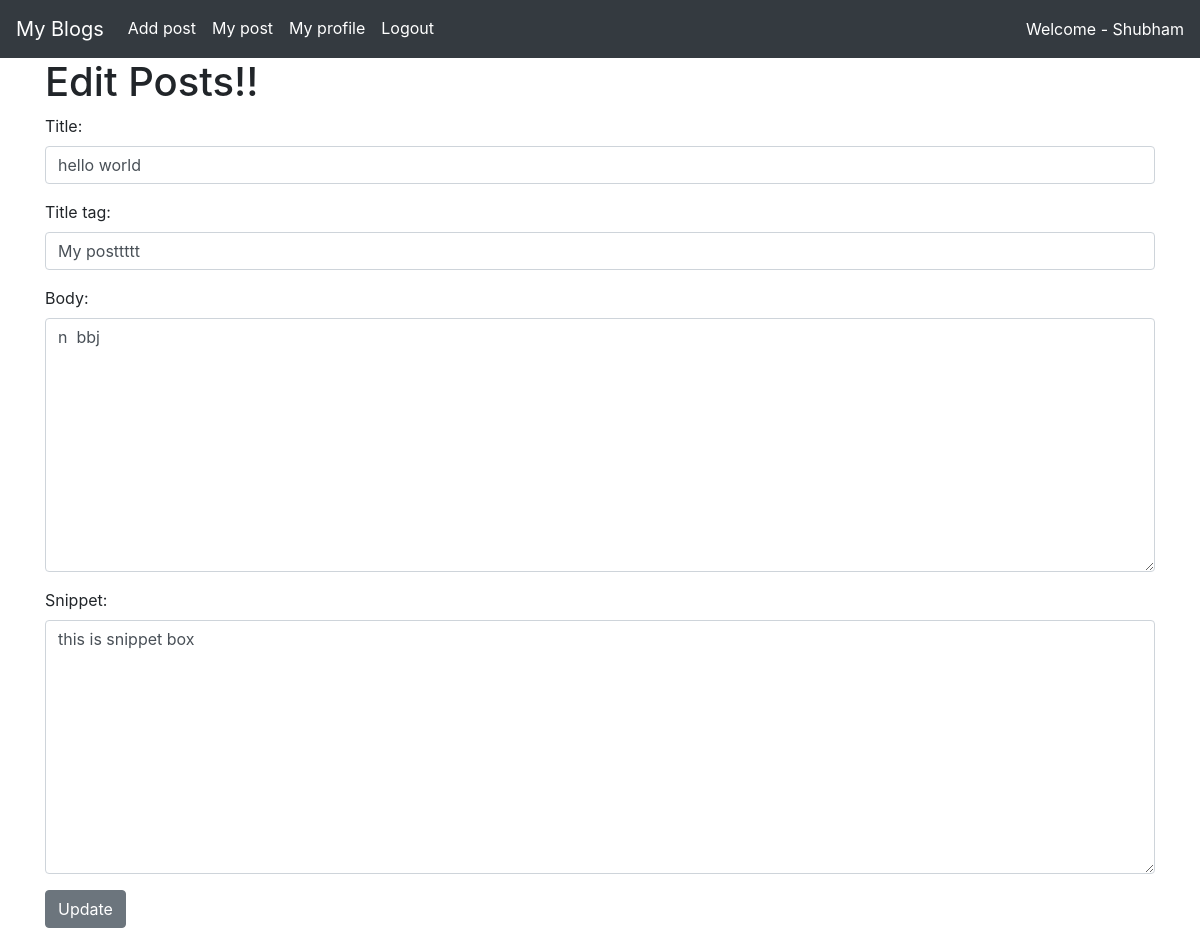
The app's page /article/Update_post/38 (signed in) with its own data.
### post_app/models.py (models this page shows, shortened)
class Post(models.Model):
    title = models.CharField(max_length=255)
    title_tag = models.CharField(max_length=255)
    author = models.ForeignKey(User, on_delete = models.CASCADE)
    body =RichTextField(blank=True, null=True)
    post_date = models.DateField(auto_now_add=True)
    likes = models.ManyToManyField(User, related_name='blog_posts')
    snippet = models.CharField(max_length=255)

### post_app/views.py (the view)
# urls.py: path('article/Update_post/<int:pk>', PostUpdateView.as_view(),name='edit_post'),
class PostUpdateView(UpdateView):
    model = Post
    form_class = EditForm
    template_name = 'edit_post.html'

### post_app/forms.py
class EditForm(forms.ModelForm):
    class Meta():
        model = Post
        fields = ( 'title', 'title_tag', 'body', 'snippet')
        widgets = {
            'title' : forms.TextInput(attrs={'class':'form-control'}),
            'title_tag' : forms.TextInput(attrs={'class':'form-control'}),
            'body' : forms.Textarea(attrs={'class':'form-control'}),
            'snippet' : forms.Textarea(attrs={'class':'form-control'}),
        }

### post_app/templates/edit_post.html (shortened to what this page needs)
{% extends 'base.html' %}
{% block content %}
{% if user.is_authenticated %}
  {% if user.id == post.author.id %}
    <h1>Edit Posts!!</h1>
    <div class="form-group">
        <form class="" method="post">
          {{ form.as_p }}
          <button class="btn btn-secondary"  name="button">Update</button>
        </form>
    </div>
  {% else %}
        You have to login to edit a post!!
  {% endif %}
{% else %}
      You have to login to edit a post!!
{% endif %}
{% endblock %}

### post_app/templates/base.html (shortened to what this page needs)
<!doctype html>
<html lang="en">
  <head>
    <link rel="stylesheet" href="https://stackpath.bootstrapcdn.com/bootstrap/4.5.0/css/bootstrap.min.css">
  </head>
  <body>
    <nav class="navbar navbar-expand-lg navbar-dark bg-dark">
      <a class="navbar-brand" href="{% url 'home' %}">My Blogs</a>
      <div class="collapse navbar-collapse" id="navbarSupportedContent">
        <ul class="navbar-nav mr-auto">
      {% if user.is_authenticated %}
          <li class="nav-item">
            <a class="nav-link" href="{% url 'add_post' %}">Add post<span class="sr-only">(current)</span></a>
          </li>
          <li class="nav-item">
            <a class="nav-link" href="{% url 'mypost' user.pk %}">My post<span class="sr-only">(current)</span></a>
          </li>
          <li class="nav-item">
            <a class="nav-link" href="{% url 'edit_profile' %}">My profile<span class="sr-only">(current)</span></a>
          </li>
          <li class="nav-item">
            <a class="nav-link" href="{% url 'logout' %}">Logout<span class="sr-only">(current)</span></a>
          </li>
      {% endif %}
        </ul>
        {% if user.is_authenticated %}
            <span class="navbar-text">
              Welcome - {{user.first_name}}
            </span>
        {% endif %}
      </div>
    </nav>
    <div class="container">
      {% block content %}
      {% endblock %}
    </div>
  </body>
</html>

### post_app/templates/base.html (style rules this page uses)
nav * { color: rgba(255, 255, 255, 1) !important; }
.nav-link { border-bottom: 2px solid transparent; }

### records on screen
Post: title "hello world", title_tag "My posttttt", body "n bbj", snippet "this is snippet box"

### other values on screen
{{ user.first_name }} "Shubham"
